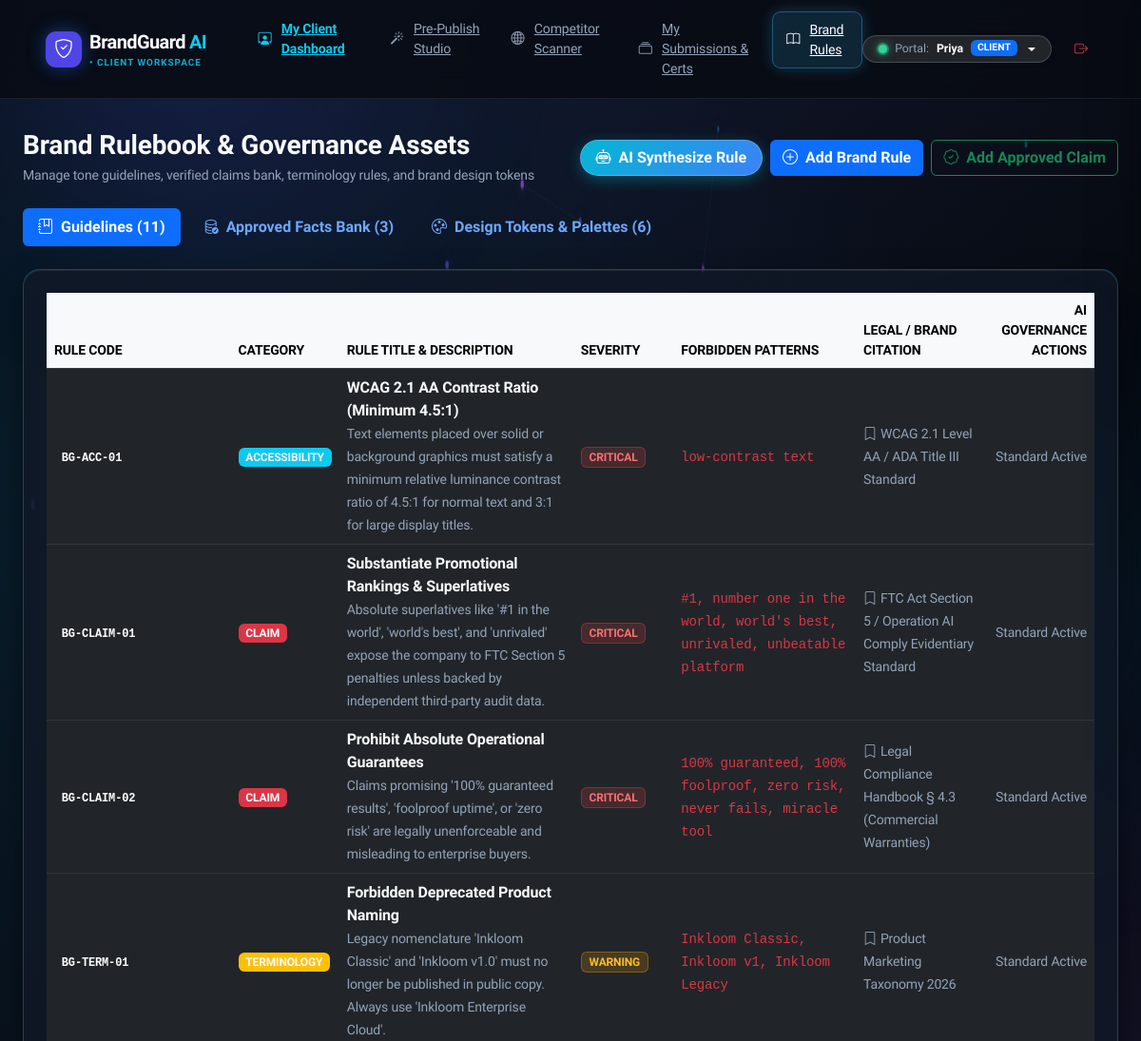
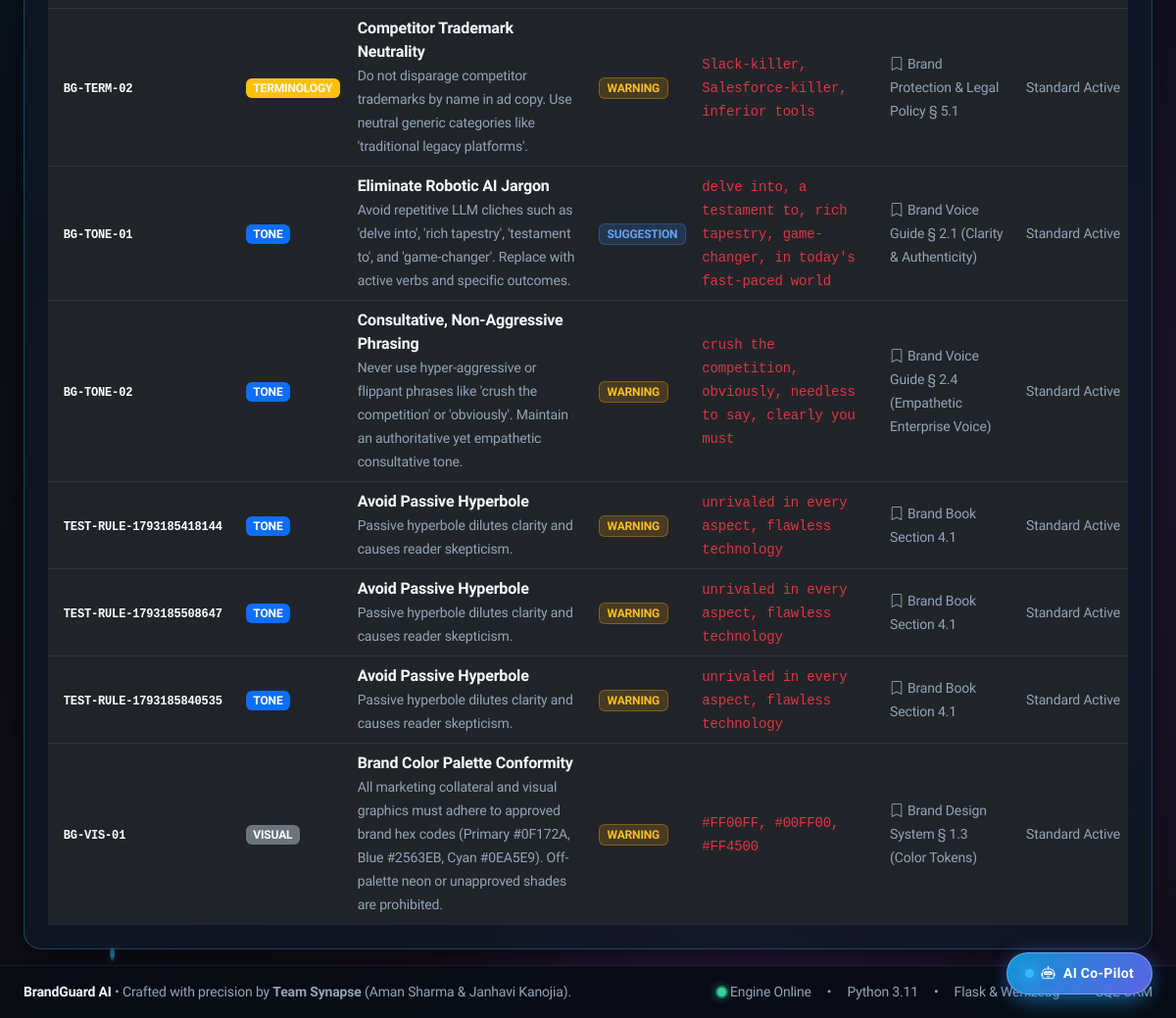
Before: /guidelines/ (signed in) with the older database file (2 pictures, top to bottom).
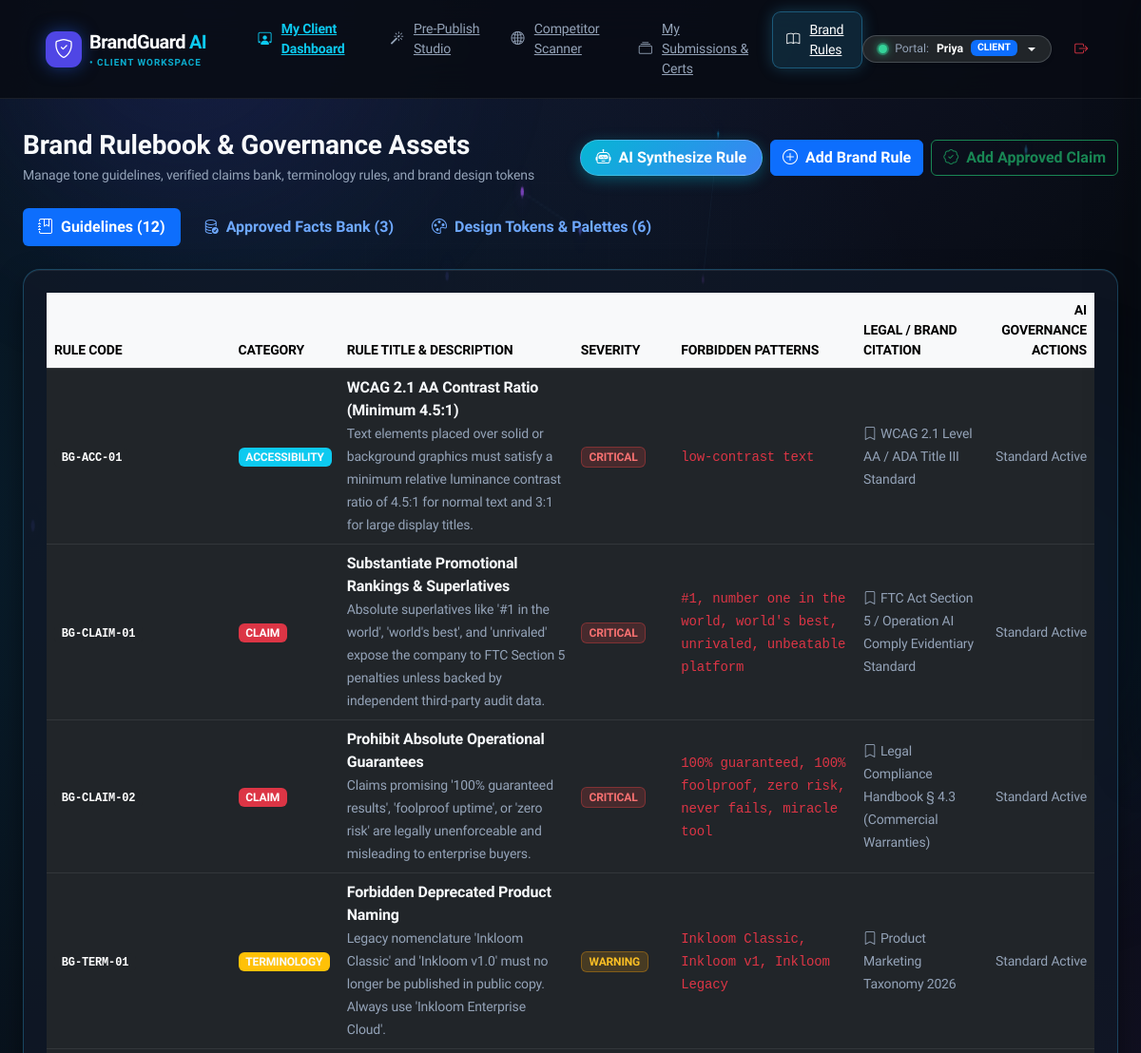
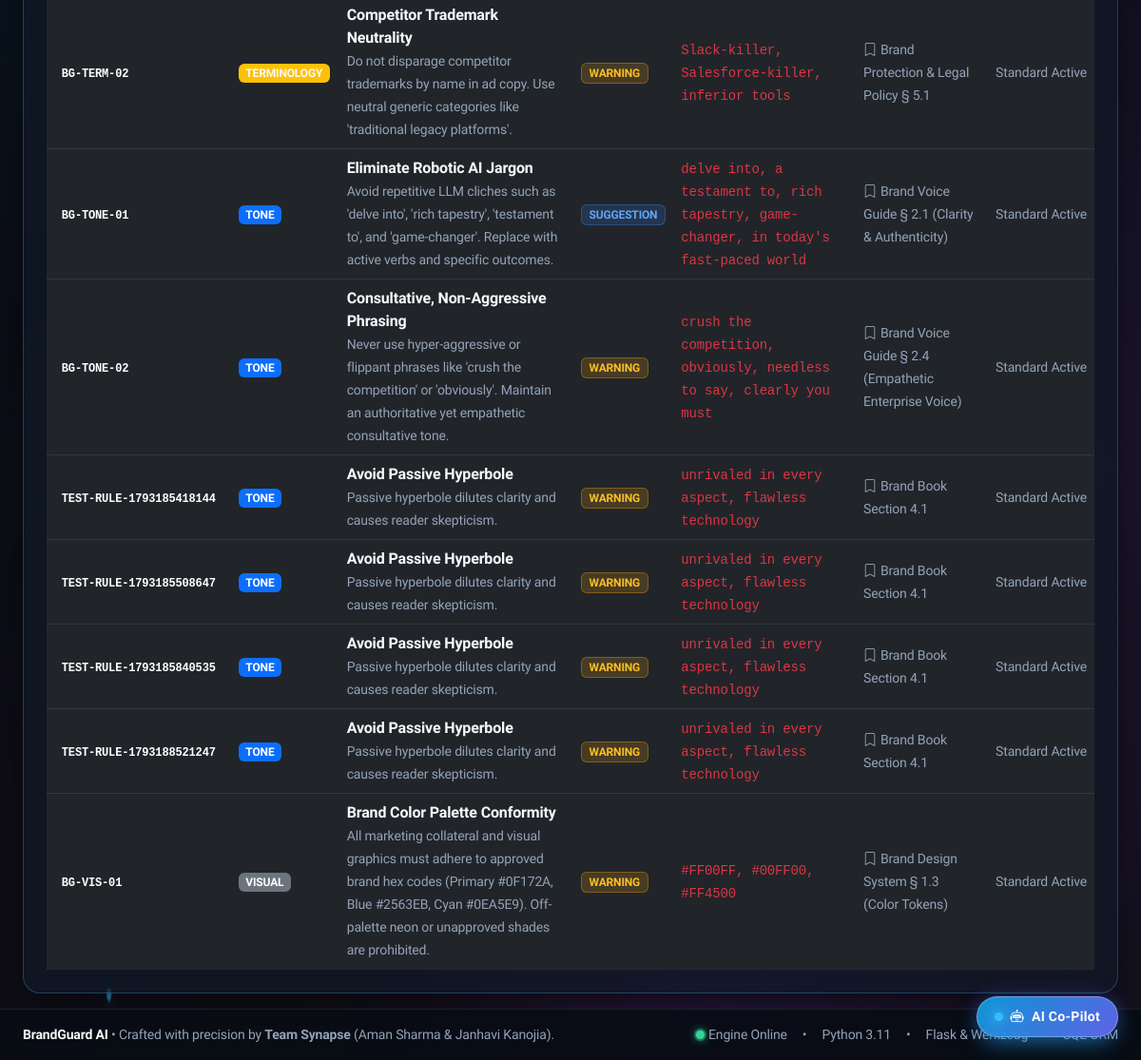
After: the same page with the newer database file (2 pictures, top to bottom).
### models.py (models this page shows)
class BrandGuideline(db.Model):
    __tablename__ = 'brand_guidelines'
    id = db.Column(db.Integer, primary_key=True)
    rule_code = db.Column(db.String(30), unique=True, nullable=False)  # e.g. BG-TONE-01
    category = db.Column(db.String(40), nullable=False)  # TONE, CLAIM, TERMINOLOGY, VISUAL, ACCESSIBILITY
    rule_title = db.Column(db.String(200), nullable=False)
    rule_description = db.Column(db.Text, nullable=False)
    severity = db.Column(db.String(20), default='WARNING')  # CRITICAL, WARNING, SUGGESTION
    forbidden_patterns = db.Column(db.Text)  # Comma or newline-separated patterns
    recommended_replacement = db.Column(db.Text)
    citation_ref = db.Column(db.String(200))  # e.g. Brand Book Sec 3.2 / FTC Sec 5
    is_active = db.Column(db.Boolean, default=True)
    created_at = db.Column(db.DateTime, default=datetime.utcnow)
    flags = db.relationship('EvaluationFlag', backref='guideline', lazy=True)

### routes/guidelines_routes.py (the view)
@guidelines_bp.route('/')
@login_required
def list_all():
    guidelines = BrandGuideline.query.order_by(BrandGuideline.category, BrandGuideline.rule_code).all()
    approved_facts = ApprovedFact.query.order_by(ApprovedFact.created_at.desc()).all()
    brand_assets = BrandAsset.query.all()
    return render_template(
        'guidelines/list.html',
        guidelines=guidelines,
        approved_facts=approved_facts,
        brand_assets=brand_assets
    )

### models.py (called while the page is built)
    @property
    def is_admin(self):
        return self.role == 'ADMIN' and self.email.lower() == 'aman@synapse.ai'

### templates/guidelines/list.html (shortened to what the changed rows need)
{% extends 'base.html' %}
{% block content %}
<ul class="nav nav-pills mb-4 gap-2" id="ruleTabs" role="tablist">
  <li class="nav-item">
    <button class="nav-link active fw-bold" data-bs-toggle="pill" data-bs-target="#tab-rules">
      <i class="bi bi-journal-bookmark me-1"></i> Guidelines ({{ guidelines|length }})
    </button>
  </li>
</ul>
<div class="tab-content">
  <div class="tab-pane fade show active" id="tab-rules">
    <div class="bg-card card-glow-shimmer border-cyber-glow p-4">
      <div class="table-responsive">
        <table class="table table-hover align-middle mb-0">
          <thead class="table-light small text-muted text-uppercase">
            <tr>
              <th>Rule Code</th>
              <th>Category</th>
              <th>Rule Title & Description</th>
              <th>Severity</th>
              <th>Forbidden Patterns</th>
              <th>Legal / Brand Citation</th>
              <th class="text-end">AI Governance Actions</th>
            </tr>
          </thead>
          <tbody>
            {% for g in guidelines %}
            <tr>
              <td>
                <span class="badge bg-dark font-monospace">{{ g.rule_code }}</span>
              </td>
              <td>
                <span class="badge {% if g.category == 'CLAIM' %}bg-danger{% elif g.category == 'TONE' %}bg-primary{% elif g.category == 'TERMINOLOGY' %}bg-warning text-dark{% elif g.category == 'ACCESSIBILITY' %}bg-info text-dark{% else %}bg-secondary{% endif %}">
                  {{ g.category }}
                </span>
              </td>
              <td>
                <div class="fw-bold text-dark">{{ g.rule_title }}</div>
                <small class="text-muted">{{ g.rule_description }}</small>
              </td>
              <td>
                <span class="badge {% if g.severity == 'CRITICAL' %}badge-critical{% elif g.severity == 'WARNING' %}badge-warning{% else %}badge-suggestion{% endif %}">
                  {{ g.severity }}
                </span>
              </td>
              <td>
                <code class="small text-danger">{{ g.forbidden_patterns }}</code>
              </td>
              <td>
                <small class="text-muted"><i class="bi bi-bookmark me-1"></i>{{ g.citation_ref or 'Internal Standard' }}</small>
              </td>
              <td class="text-end">
                {% if current_user.role in ['MANAGER', 'ADMIN'] %}
                <form method="POST" action="{{ url_for('guidelines.remediate_rule', rule_id=g.id) }}" class="d-inline">
                  <button type="submit" class="btn btn-xs btn-outline-info rounded-pill px-2 py-1 fw-bold" style="font-size: 0.72rem;" title="AI Ambiguity Resolver: Clarify rule based on creator dispute feedback">
                    <i class="bi bi-magic me-1"></i> AI Resolve Ambiguity
                  </button>
                </form>
                {% else %}
                <span class="text-muted small">Standard Active</span>
                {% endif %}
              </td>
            </tr>
            {% endfor %}
          </tbody>
        </table>
      </div>
    </div>
  </div>
</div>
{% endblock %}

Changed rows visible on the page:
added BrandGuideline: rule_code "TEST-RULE-1793188521247", category "TONE", rule_title "Avoid Passive Hyperbole", rule_description "Passive hyperbole dilutes clarity and causes reader skepticism.", severity "WARNING", forbidden_patterns "unrivaled in every aspect, flawless technology", citation_ref "Brand Book Section 4.1"
Other visible differences:
{{ guidelines|length }}: "11" → "12"
